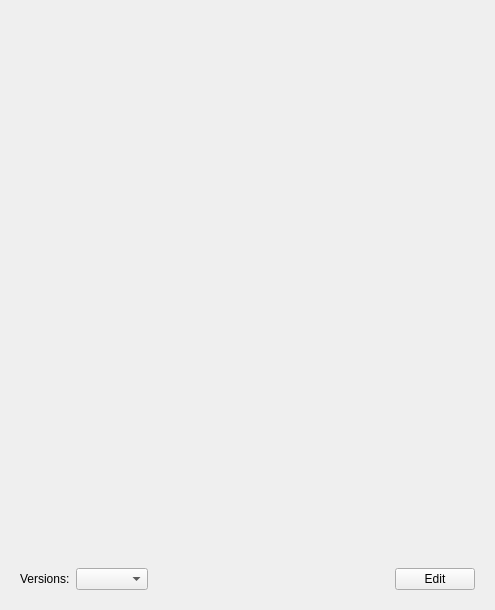
<?xml version="1.0" encoding="UTF-8"?>
<ui version="4.0">
 <class>Form</class>
 <widget class="QWidget" name="Form">
  <property name="geometry">
   <rect>
    <x>0</x>
    <y>0</y>
    <width>495</width>
    <height>610</height>
   </rect>
  </property>
  <property name="windowTitle">
   <string>Form</string>
  </property>
  <layout class="QVBoxLayout" name="verticalLayout">
   <item>
    <widget class="QWidget" name="webViewWidget" native="true">
     <property name="sizePolicy">
      <sizepolicy hsizetype="Preferred" vsizetype="MinimumExpanding">
       <horstretch>0</horstretch>
       <verstretch>0</verstretch>
      </sizepolicy>
     </property>
    </widget>
   </item>
   <item>
    <widget class="QWidget" name="versionWidget" native="true">
     <property name="sizePolicy">
      <sizepolicy hsizetype="Preferred" vsizetype="Minimum">
       <horstretch>0</horstretch>
       <verstretch>0</verstretch>
      </sizepolicy>
     </property>
     <layout class="QHBoxLayout" name="horizontalLayout">
      <item>
       <widget class="QLabel" name="versionLabel">
        <property name="sizePolicy">
         <sizepolicy hsizetype="Preferred" vsizetype="Minimum">
          <horstretch>0</horstretch>
          <verstretch>0</verstretch>
         </sizepolicy>
        </property>
        <property name="text">
         <string>Versions:</string>
        </property>
       </widget>
      </item>
      <item>
       <widget class="QComboBox" name="versionComboBox"/>
      </item>
      <item>
       <spacer name="horizontalSpacer">
        <property name="orientation">
         <enum>Qt::Horizontal</enum>
        </property>
        <property name="sizeHint" stdset="0">
         <size>
          <width>374</width>
          <height>20</height>
         </size>
        </property>
       </spacer>
      </item>
      <item>
       <widget class="QPushButton" name="editPushButton">
        <property name="text">
         <string>Edit</string>
        </property>
       </widget>
      </item>
     </layout>
    </widget>
   </item>
  </layout>
 </widget>
 <resources/>
 <connections/>
</ui>
